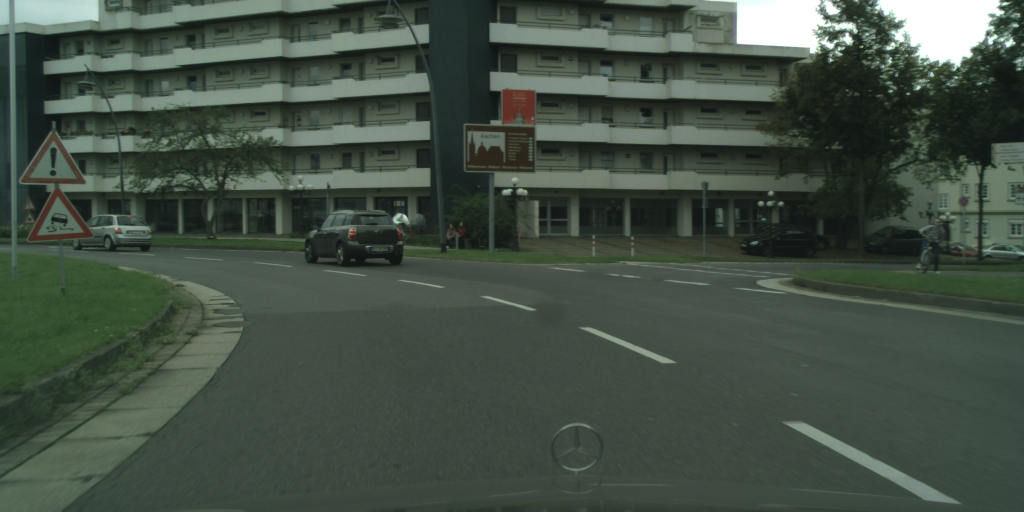
#> input picture cityscapes/JPEGImages/aachen_000000_000019_gtFine_labelTrainIds.jpg, 2048 x 1024 px (shown at 1/2 size); its folder holds only this picture in this run
$ python _da_mean_std.py
#> lines starting #> are read from the running program, lines starting #| are printed output that depends on the picture; long printed decimals are rounded
# 计算数据集均值和方差

import numpy as np
import cv2
import os

# img_h, img_w = 32, 32
img_h, img_w = 24, 48   #根据自己数据集适当调整，影响不大
means, stdevs = [], []
img_list = []

imgs_path = 'cityscapes/JPEGImages/'
imgs_path_list = os.listdir(imgs_path)

len_ = len(imgs_path_list)
i = 0
for item in imgs_path_list:
    img = cv2.imread(os.path.join(imgs_path,item))
#> img is the input picture: shape (1024, 2048, 3); mean B, G, R 68.2, 79.2, 66.9
    img = cv2.resize(img,(img_w,img_h))
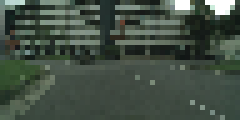
#> img: shape (24, 48, 3) (shown 5 times larger); mean B, G, R 68, 79.1, 66.8
    img = img[:, :, :, np.newaxis]
    img_list.append(img)
    i += 1
    print(i,'/',len_)

imgs = np.concatenate(img_list, axis=3)
imgs = imgs.astype(np.float32) / 255.

for i in range(3):
    pixels = imgs[:, :, i, :].ravel()  # 拉成一行
    means.append(np.mean(pixels))
    stdevs.append(np.std(pixels))
#> after the loop, means = [0.267, 0.31, 0.262]; stdevs = [0.143, 0.145, 0.141]

# BGR --> RGB ， CV读取的需要转换，PIL读取的不用转换
means.reverse()
stdevs.reverse()

print("normMean = {}".format(means))
#| normMean = [0.2618, 0.31, 0.2668]
print("normStd = {}".format(stdevs))
#| normStd = [0.1412, 0.1455, 0.1432]
